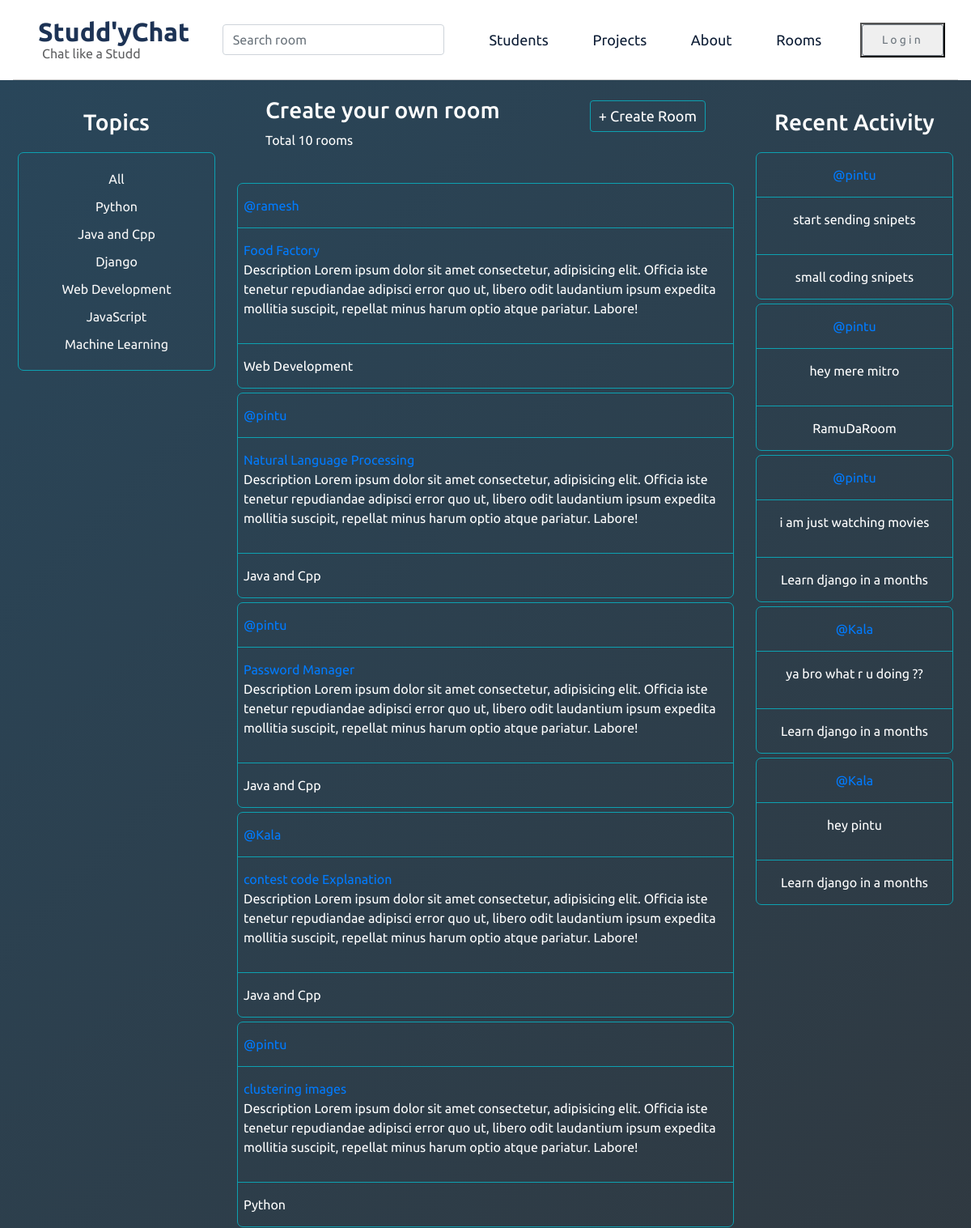
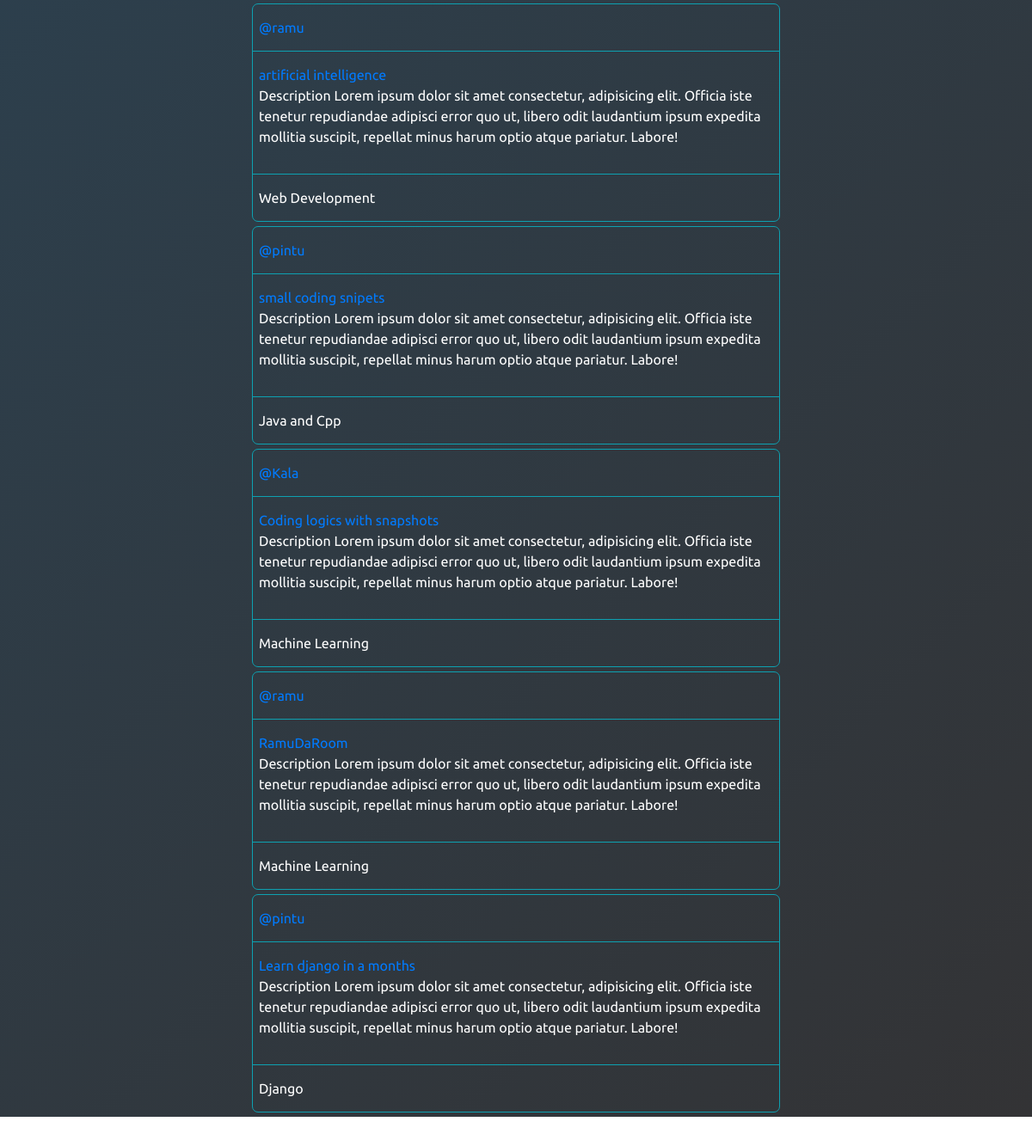
The page / on the database its author committed (2 pictures, top to bottom).
### base/models.py (models this page shows)
class Topic(models.Model):
    name = models.CharField(max_length=200)
    def __str__(self):
        return self.name

class Room(models.Model):
    host = models.ForeignKey(User,on_delete=models.SET_NULL,null=True)
    topic = models.ForeignKey(Topic,on_delete=models.SET_NULL,null=True)
    name = models.CharField(max_length=200)
    description = models.TextField(null=True,blank=True)
    participants = models.ManyToManyField(User,related_name='participants',blank=True)
    updated = models.DateTimeField(auto_now=True)
    created = models.DateTimeField(auto_now_add=True)
    class Meta:
        ordering = ['-updated','-created']
    def __str__(self):
        return self.name

class Message(models.Model):
    user = models.ForeignKey(User,on_delete=models.CASCADE)
    room = models.ForeignKey(Room,on_delete=models.CASCADE)
    body = models.TextField()
    updated = models.DateTimeField(auto_now=True)
    created = models.DateTimeField(auto_now_add=True)
    class Meta:
        ordering = ['-updated','-created']
    def __str__(self):
        return self.body[0:50]

### base/views.py (the view)
# urls.py: path('',views.home,name='home'),
def home(request):
    q = request.GET.get('q') if request.GET.get('q') !=None else ''
    rooms = Room.objects.filter(
        Q(topic__name__icontains=q) |
        Q(name__icontains=q) |
        Q(description__icontains=q)
        )
    topics = Topic.objects.all()
    room_count = rooms.count()
    room_messages = Message.objects.all()
    context = {'rooms':rooms,'topics':topics,
               'room_count':room_count,'room_messages':room_messages}
    return render(request,'base/home.html',context)

### base/templates/base/home.html
{%extends 'main.html'%}
{%block content%}
<section class="grid-container">
  <div class="topics">
    {%include 'base/topics_component.html' %}
  </div>
  <div class="room">
  <div class="roomstop">
    <div class="roomsHeading">
      <h3>Create your own room</h3>
      <p>Total {{room_count}} rooms</p>
    </div>
    <div class="roomsBtn">
      <a href="{% url 'create-room'%}"><button class="createRoombtn">+ Create Room</button></a>
    </div>
    </div>
    {%include 'base/feed_component.html' %}
  </div>
  <div class="recents">
    <h3>Recent Activity</h3>
    {%include 'base/activity_component.html' %}
  </div>
</section>
{%endblock content%}

### base/templates/base/topics_component.html
<h3>Topics</h3>
<div class="topics-container">
<a href="{% url 'home' %}">All</a>
  {% for topic in topics%}
  <a href="{% url 'home' %}?q={{topic.name}}">{{topic}}</a>
{%endfor%}
</div>

### base/templates/base/feed_component.html (shortened to what this page needs)
  {% for room in rooms%}
  <div class="room-container">
    <div class="room-user"><a href="{% url 'user-profile' room.host.id %}">@{{room.host.username}}</a>
    </div>
    <div class="room-mid">
      <a href="{% url 'room' room.id%}">{{room.name}}</a>
      <p>Description Lorem ipsum dolor sit amet consectetur, adipisicing elit.
         Officia iste tenetur repudiandae adipisci error quo ut, libero odit
         laudantium ipsum expedita mollitia suscipit, repellat minus harum optio
         atque pariatur. Labore!</p>
    </div>
    <div class="room-bottom">{{room.topic}}</div>
  </div>
  {%endfor%}

### base/templates/base/activity_component.html (shortened to what this page needs)
{% for message in room_messages %}
<div class="room-container">
  <div class="room-user"><a href="{% url 'user-profile' message.user.id %}">@{{message.user}}</a></div>
  <div class="room-mid">
    <p>{{message}}</p>
  </div>
  <div class="room-bottom">{{message.room}}
</div>
</div>
{% endfor%}

### static/style/style.css (style rules this page uses)
* { margin: 0; padding: 0; font-family: 'Montserrat', sans-serif; font-family: 'Poppins', sans-serif; font-family: 'Roboto', sans-serif; font-family: 'Ubuntu', sans-serif; }
a { text-decoration: none; }
.grid-container { background-color: hsla(198, 16%, 75%, 0.902); background-image: linear-gradient(135deg, #29465a 0%, #333335 100%); margin-bottom:370px; display: grid; height: fit-content; grid-template-columns: 24% 52% 24%; color: #ffffff; }
.roomstop { display: flex; padding: 20px 40px; }
.roomsBtn { font-size: 18px; margin-left: auto; margin-top: 5px; }
.topics, .recents { text-align: center; padding: 15px; margin: 0px 2px; height: fit-content; }
.topics h3, .recents h3 { margin: 20px; }
.createRoombtn { border-radius: 4px; padding: 5px 10px; color: #ffffff; background: transparent; border:1px solid#0da1b1; }
.room-container { height: fit-content; border:1px solid#0da1b1; margin: 5px; border-radius: 7px; }
.room-user { padding: 15px 7px; border-bottom:1px solid#0da1b1; }
.room-mid { padding: 15px 7px; height: fit-content; border-bottom:1px solid#0da1b1; }
.room-bottom { padding: 15px 7px; }
.topics-container { height: fit-content; border:1px solid#0da1b1; margin: 5px; border-radius: 7px; display: flex; flex-direction: column; padding: 15px; }
.topics-container a { margin: 5px; color: #f9f9f9; }

### rows shown on the page
Topic: name "Python"
Topic: name "Java and Cpp"
Topic: name "Django"
Topic: name "Web Development"
Topic: name "JavaScript"
Topic: name "Machine Learning"
Room: host.username "ramesh", name "Food Factory", topic "Web Development"
Room: host.username "pintu", name "Natural Language Processing", topic "Java and Cpp"
Room: host.username "pintu", name "Password Manager", topic "Java and Cpp"
Room: host.username "Kala", name "contest code Explanation", topic "Java and Cpp"
Room: host.username "pintu", name "clustering images", topic "Python"
Room: host.username "ramu", name "artificial intelligence", topic "Web Development"
Room: host.username "pintu", name "small coding snipets", topic "Java and Cpp"
Room: host.username "Kala", name "Coding logics with snapshots", topic "Machine Learning"
Room: host.username "ramu", name "RamuDaRoom", topic "Machine Learning"
Room: host.username "pintu", name "Learn django in a months", topic "Django"
Message: user "pintu", body "start sending snipets", room "small coding snipets"
Message: user "pintu", body "hey mere mitro", room "RamuDaRoom"
Message: user "pintu", body "i am just watching movies", room "Learn django in a months"
Message: user "Kala", body "ya bro what r u doing ??", room "Learn django in a months"
Message: user "Kala", body "hey pintu", room "Learn django in a months"

### other values the page prints
{{ room_count }} "10"
